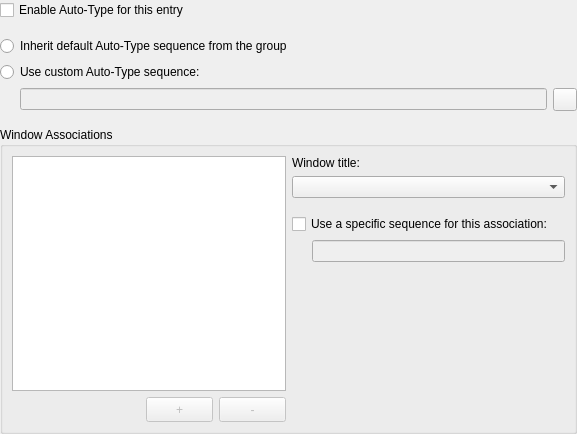
<?xml version="1.0" encoding="UTF-8"?>
<ui version="4.0">
 <class>EditEntryWidgetAutoType</class>
 <widget class="QWidget" name="EditEntryWidgetAutoType">
  <property name="geometry">
   <rect>
    <x>0</x>
    <y>0</y>
    <width>577</width>
    <height>434</height>
   </rect>
  </property>
  <layout class="QVBoxLayout" name="verticalLayout_2">
   <property name="leftMargin">
    <number>0</number>
   </property>
   <property name="topMargin">
    <number>0</number>
   </property>
   <property name="rightMargin">
    <number>0</number>
   </property>
   <property name="bottomMargin">
    <number>0</number>
   </property>
   <item>
    <widget class="VaultCheckBox" name="enableButton">
     <property name="text">
      <string>Enable Auto-Type for this entry</string>
     </property>
    </widget>
   </item>
   <item>
    <spacer name="verticalSpacer_2">
     <property name="orientation">
      <enum>Qt::Vertical</enum>
     </property>
     <property name="sizeType">
      <enum>QSizePolicy::Fixed</enum>
     </property>
     <property name="sizeHint" stdset="0">
      <size>
       <width>1</width>
       <height>10</height>
      </size>
     </property>
    </spacer>
   </item>
   <item>
    <widget class="fluent::basicinput::RadioButton" name="inheritSequenceButton">
     <property name="text">
      <string>Inherit default Auto-Type sequence from the group</string>
     </property>
    </widget>
   </item>
   <item>
    <widget class="fluent::basicinput::RadioButton" name="customSequenceButton">
     <property name="text">
      <string>Use custom Auto-Type sequence:</string>
     </property>
    </widget>
   </item>
   <item>
    <layout class="QHBoxLayout" name="horizontalLayout">
     <item>
      <spacer name="horizontalSpacer">
       <property name="orientation">
        <enum>Qt::Horizontal</enum>
       </property>
       <property name="sizeType">
        <enum>QSizePolicy::Fixed</enum>
       </property>
       <property name="sizeHint" stdset="0">
        <size>
         <width>20</width>
         <height>1</height>
        </size>
       </property>
      </spacer>
     </item>
     <item>
      <widget class="VaultLineEdit" name="sequenceEdit">
       <property name="enabled">
        <bool>false</bool>
       </property>
       <property name="accessibleName">
        <string>Custom Auto-Type sequence</string>
       </property>
      </widget>
     </item>
     <item>
      <widget class="QToolButton" name="openHelpButton">
       <property name="toolTip">
        <string>Open Auto-Type help webpage</string>
       </property>
       <property name="accessibleName">
        <string>Open Auto-Type help webpage</string>
       </property>
       <property name="text">
        <string/>
       </property>
      </widget>
     </item>
    </layout>
   </item>
   <item>
    <spacer name="verticalSpacer_4">
     <property name="orientation">
      <enum>Qt::Vertical</enum>
     </property>
     <property name="sizeType">
      <enum>QSizePolicy::Fixed</enum>
     </property>
     <property name="sizeHint" stdset="0">
      <size>
       <width>20</width>
       <height>10</height>
      </size>
     </property>
    </spacer>
   </item>
   <item>
    <widget class="QGroupBox" name="windowsBox">
     <property name="title">
      <string>Window Associations</string>
     </property>
     <layout class="QHBoxLayout" name="horizontalLayout_5">
      <item>
       <layout class="QVBoxLayout" name="verticalLayout_3">
        <item>
         <widget class="QTreeView" name="assocView">
          <property name="accessibleName">
           <string>Existing window associations</string>
          </property>
          <property name="rootIsDecorated">
           <bool>false</bool>
          </property>
          <property name="uniformRowHeights">
           <bool>true</bool>
          </property>
          <property name="sortingEnabled">
           <bool>false</bool>
          </property>
          <attribute name="headerVisible">
           <bool>false</bool>
          </attribute>
         </widget>
        </item>
        <item>
         <layout class="QHBoxLayout" name="horizontalLayout_4" stretch="2,1,1">
          <item>
           <spacer name="horizontalSpacer_3">
            <property name="orientation">
             <enum>Qt::Horizontal</enum>
            </property>
            <property name="sizeHint" stdset="0">
             <size>
              <width>40</width>
              <height>20</height>
             </size>
            </property>
           </spacer>
          </item>
          <item>
           <widget class="QToolButton" name="assocAddButton">
            <property name="enabled">
             <bool>false</bool>
            </property>
            <property name="sizePolicy">
             <sizepolicy hsizetype="Preferred" vsizetype="Preferred">
              <horstretch>0</horstretch>
              <verstretch>0</verstretch>
             </sizepolicy>
            </property>
            <property name="minimumSize">
             <size>
              <width>0</width>
              <height>25</height>
             </size>
            </property>
            <property name="toolTip">
             <string>Add new window association</string>
            </property>
            <property name="accessibleName">
             <string>Add new window association</string>
            </property>
            <property name="text">
             <string comment="Add item">+</string>
            </property>
           </widget>
          </item>
          <item>
           <widget class="QToolButton" name="assocRemoveButton">
            <property name="enabled">
             <bool>false</bool>
            </property>
            <property name="sizePolicy">
             <sizepolicy hsizetype="Preferred" vsizetype="Preferred">
              <horstretch>0</horstretch>
              <verstretch>0</verstretch>
             </sizepolicy>
            </property>
            <property name="minimumSize">
             <size>
              <width>0</width>
              <height>25</height>
             </size>
            </property>
            <property name="toolTip">
             <string>Remove selected window association</string>
            </property>
            <property name="accessibleName">
             <string>Remove selected window association</string>
            </property>
            <property name="text">
             <string comment="Remove item">-</string>
            </property>
           </widget>
          </item>
         </layout>
        </item>
       </layout>
      </item>
      <item>
       <layout class="QVBoxLayout" name="verticalLayout">
        <item>
         <widget class="QLabel" name="windowTitleLabel">
          <property name="text">
           <string>Window title:</string>
          </property>
         </widget>
        </item>
        <item>
         <widget class="WindowSelectComboBox" name="windowTitleCombo">
          <property name="toolTip">
           <string>You can use an asterisk (*) to match everything</string>
          </property>
          <property name="accessibleName">
           <string>Set the window association title</string>
          </property>
          <property name="accessibleDescription">
           <string>You can use an asterisk to match everything</string>
          </property>
         </widget>
        </item>
        <item>
         <spacer name="verticalSpacer_3">
          <property name="orientation">
           <enum>Qt::Vertical</enum>
          </property>
          <property name="sizeType">
           <enum>QSizePolicy::Fixed</enum>
          </property>
          <property name="sizeHint" stdset="0">
           <size>
            <width>1</width>
            <height>10</height>
           </size>
          </property>
         </spacer>
        </item>
        <item>
         <widget class="VaultCheckBox" name="customWindowSequenceButton">
          <property name="text">
           <string>Use a specific sequence for this association:</string>
          </property>
         </widget>
        </item>
        <item>
         <layout class="QHBoxLayout" name="horizontalLayout_2">
          <item>
           <spacer name="horizontalSpacer_2">
            <property name="orientation">
             <enum>Qt::Horizontal</enum>
            </property>
            <property name="sizeType">
             <enum>QSizePolicy::Fixed</enum>
            </property>
            <property name="sizeHint" stdset="0">
             <size>
              <width>20</width>
              <height>1</height>
             </size>
            </property>
           </spacer>
          </item>
          <item>
           <widget class="VaultLineEdit" name="windowSequenceEdit">
            <property name="enabled">
             <bool>false</bool>
            </property>
            <property name="accessibleName">
             <string>Custom Auto-Type sequence for this window</string>
            </property>
           </widget>
          </item>
         </layout>
        </item>
        <item>
         <spacer name="verticalSpacer">
          <property name="orientation">
           <enum>Qt::Vertical</enum>
          </property>
          <property name="sizeHint" stdset="0">
           <size>
            <width>20</width>
            <height>40</height>
           </size>
          </property>
         </spacer>
        </item>
       </layout>
      </item>
     </layout>
    </widget>
   </item>
  </layout>
 </widget>
 <customwidgets>
 <customwidget>
  <class>VaultCheckBox</class>
  <extends>QCheckBox</extends>
  <header>gui/vault/VaultControls.h</header>
 </customwidget>
 <customwidget>
  <class>fluent::basicinput::RadioButton</class>
  <extends>QRadioButton</extends>
  <header>components/basicinput/RadioButton.h</header>
 </customwidget>
 <customwidget>
  <class>VaultLineEdit</class>
  <extends>QLineEdit</extends>
  <header>gui/vault/VaultControls.h</header>
 </customwidget>
  <customwidget>
   <class>WindowSelectComboBox</class>
   <extends>QComboBox</extends>
   <header>autotype/WindowSelectComboBox.h</header>
  </customwidget>
 </customwidgets>
 <tabstops>
  <tabstop>enableButton</tabstop>
  <tabstop>inheritSequenceButton</tabstop>
  <tabstop>customSequenceButton</tabstop>
  <tabstop>sequenceEdit</tabstop>
  <tabstop>openHelpButton</tabstop>
  <tabstop>assocView</tabstop>
  <tabstop>windowTitleCombo</tabstop>
  <tabstop>customWindowSequenceButton</tabstop>
  <tabstop>windowSequenceEdit</tabstop>
  <tabstop>assocAddButton</tabstop>
  <tabstop>assocRemoveButton</tabstop>
 </tabstops>
 <resources/>
 <connections/>
</ui>
